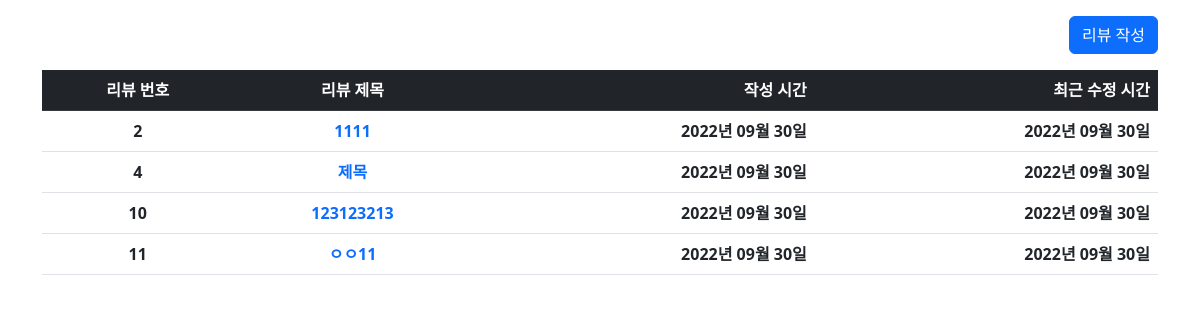
The app's page /test0930/, older data.
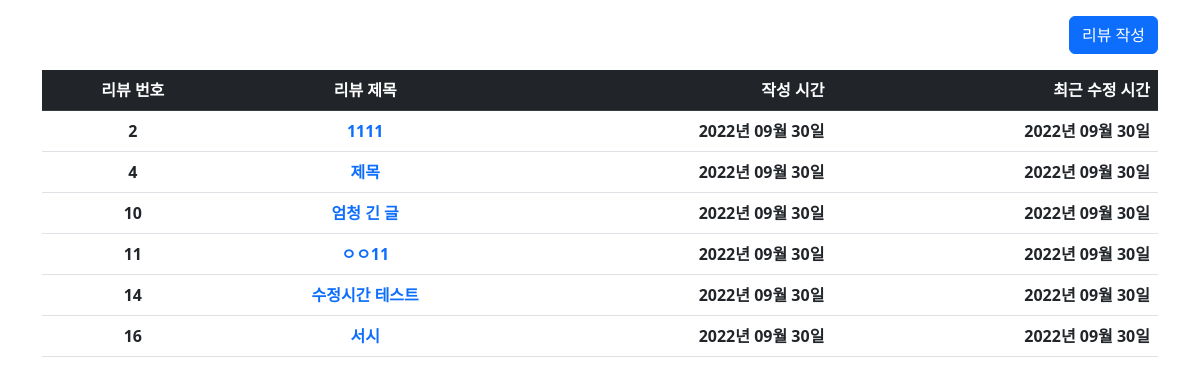
The same page, newer data.
### test0930/models.py (models this page shows)
class Review(models.Model):
    title = models.CharField(max_length=80)
    content = models.TextField()
    created_at = models.DateField(auto_now_add=True)
    updated_at = models.DateField(auto_now=True)

### test0930/views.py (the view)
# urls.py: path("", views.index, name="index"),
def index(request):
    review = Review.objects.all()
    posts = Review.objects.order_by("id")
    context = {
        "review": review,
        "posts": posts,
    }
    return render(request, "test0930/index.html", context)

### pair/pair/test0930/templates/test0930/index.html (shortened to what this page needs)
<!doctype html>
<html lang="en">
<head>
    <link rel="stylesheet" href="https://cdn.jsdelivr.net/npm/bootstrap@5.2.0/dist/css/bootstrap.min.css"
>
</head>
<body>
    <div class="container mt-3">
        <div class="col-12 d-flex justify-content-end">
            <a class="btn btn-primary" href="{% url 'test0930:new' %}">리뷰 작성</a>
        </div>
        <table class="table mt-3">
            <thead class="table-dark">
                <tr>
                    <th scope="col" class="text text-center ">리뷰 번호</th>
                    <th scope="col" class="text text-center ">리뷰 제목</th>
                    <th scope="col" class="text text-end">작성 시간</th>
                    <th scope="col" class="text text-end">최근 수정 시간</th>
                </tr>
            </thead>
            <tbody>
                {% for post in posts %}
                <tr>
                    <td class="text text-center ">
                        {{ post.id }}
                    </td>
                    <td class="text text-center ">
                        <a class="text-decoration-none" href="{% url 'test0930:detail' post.id   %} "> {{ post.title}}
                        </a>
                    </td>
                    <td class="text text-end">
                        {{ post.created_at|date:'Y년 m월 d일' }}
                    </td>
                    <td class="text text-end">
                        {{ post.updated_at|date:'Y년 m월 d일' }}
                    </td>
                </tr>
                {% endfor %}
            </tbody>
        </table>
    </div>
</body>
</html>

### pair/pair/test0930/templates/test0930/index.html (style rules this page uses)
td { font-weight: bold; }

Row changes from the older to the newer data that the page shows:
changed Review id 10: title "123123213" → "엄청 긴 글"
added Review: id "14", title "수정시간 테스트", created_at "2022년 09월 30일", updated_at "2022년 09월 30일"
added Review: id "16", title "서시", created_at "2022년 09월 30일", updated_at "2022년 09월 30일"
